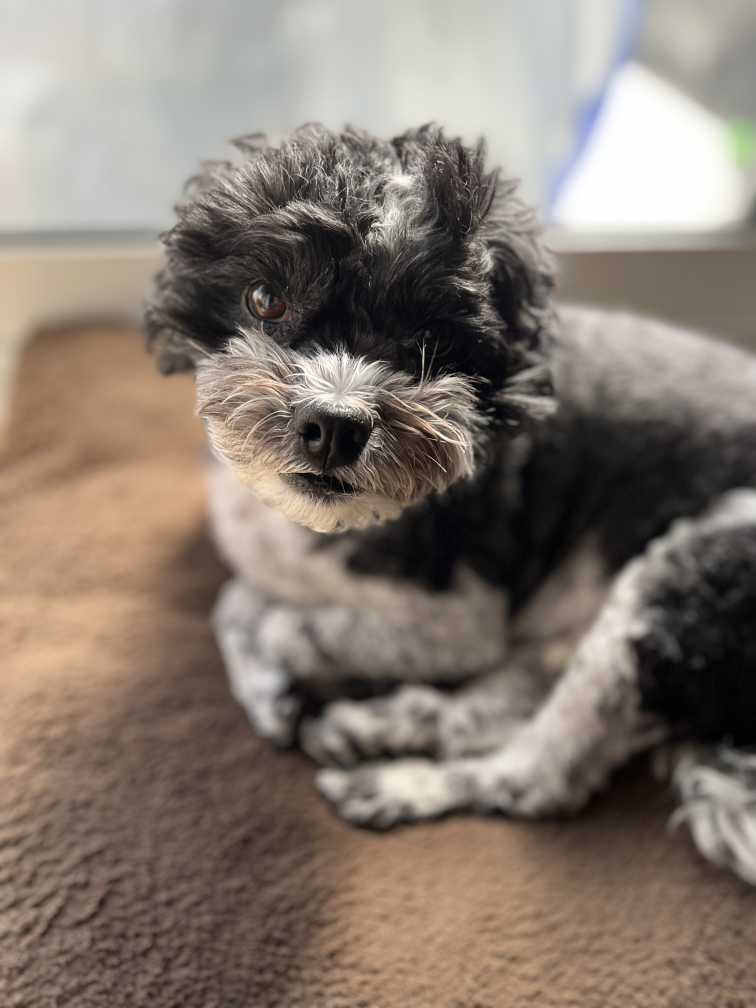
#> input picture reels/backgrounds/IMG_3827.jpeg, 3024 x 4032 px (shown at 1/4 size)
$ python -i gen_aruaru.py   (imports and definitions only)
#> lines starting #> are read from the running program, lines starting #| are printed output that depends on the picture
# -*- coding: utf-8 -*-
"""「12タイプあるある」リール 専用ビルダー（毎朝の月メッセージとは別系統・試作）。
特徴：文字を大きく中央／1枚2.5秒のテンポ／最後に動物カード＋診断誘導。
使い方: python3 reels/_pipeline/gen_aruaru.py gemini   （typeキー＝星座英略）
"""
import os, sys, glob, subprocess
import numpy as np
from PIL import Image, ImageDraw, ImageFont, ImageFilter

ROOT = "/Users/mitsuinatsuki/Documents/AI_uranai"
FF = "/Users/mitsuinatsuki/Library/Python/3.9/lib/python/site-packages/imageio_ffmpeg/binaries/ffmpeg-macos-aarch64-v7.1"
FONT = "/Users/mitsuinatsuki/Library/Fonts/花とちょうちょ.ttf"
FR = "/tmp/aruaru_frames"
# [1 line not run here, left out]
W, H = 1080, 1920
# クリーム無地＋金フレーム背景。文字は濃紺＋ごく薄い影でくっきり（雑誌風）
INK = (30, 40, 74, 255)       # 濃紺の本文
SHADOW = (120, 100, 70)       # 温かいグレーの薄い影（クリームから上品に浮かす）
GOLD = (140, 104, 28, 255)    # 濃いめゴールド（カードのネタバラシ用）
WHITE = INK                   # draw_text既定をINKに

# ── タイプ別あるある（12タイプ・夏紀さん監修済み 2026-06-16）──
# あるある監修3原則は memory/feedback_aruaru_copy_rules.md 参照
# （①具体的すぎ/人による はNG ②自分で気づけないこと はNG ③カードは抽象名詞でまとめない）
# 下書き・編集元は drafts/aruaru_drafts_11types.md
_CTA = "あなたは\n何タイプ？\n\nプロフィールから\n30秒で診断"


def _caption(line1, reframe_phrase, sign_jp):
    # 動線は最小に（売り込まない）。「それって何？」→プロフィールのリンクから だけ。
    return (f"{line1}\n\n"
            f"でもそれ、欠点じゃなくて——\n{reframe_phrase}\n{sign_jp}の月の才能かも\n\n"
            f"あなたは何タイプ？\nプロフィールのリンクから🌙\n\n"
            f"#月星座 #{sign_jp} #自己理解 #moonlog #星占い #あるある #性格診断")


ARUARU = {
    "gemini": {
        "sign": "双子座の月", "animal": "リス", "img": "gemini.png",
        "reframe": "いろんなことに\n同時に光を当てる才能",
        "frames": [
            ("気づくと\nタブが20個\n開いてる", 128),
            ("動画は\nだいたい2倍速", 132),
            ("何かしながら\nいつも別のことも\nしてる", 116),
            ("一気にハマって\n3日で\n次の興味へ", 122),
            ("__CARD__", 0),
            (_CTA, 110),
        ],
        "caption": _caption("「集中力がない」って、ずっと言われてきた",
                            "いろんなことに同時に光を当てられる", "双子座"),
    },
    "aries": {
        "sign": "牡羊座の月", "animal": "柴犬", "img": "aries.png",
        "reframe": "誰より早く\n動ける行動力",
        "frames": [
            ("思いついたら\nもう動いてる", 126),
            ("「とりあえず\nやってみる」が\n口ぐせ", 114),
            ("列に並ぶのが\n世界一苦手", 122),
            ("カッとなるけど\n5分後には\nケロッ", 116),
            ("__CARD__", 0),
            (_CTA, 110),
        ],
        "caption": _caption("「せっかちだね」って、ずっと言われてきた",
                            "誰より早く動ける", "牡羊座"),
    },
    "taurus": {
        "sign": "牡牛座の月", "animal": "アルパカ", "img": "taurus.png",
        "reframe": "一度決めたら\nブレない人",
        "frames": [
            ("急かされると\nかたまって\n動けない", 116),
            ("お気に入りは\nずっと同じものを\n使う", 112),
            ("「ちょっと待って」が\n本当に\nちょっとじゃない", 100),
            ("決めるのは遅いけど\n決めたら\n揺るがない", 104),
            ("__CARD__", 0),
            (_CTA, 110),
        ],
        "caption": _caption("「のんびりしすぎ」って、ずっと言われてきた",
                            "一度決めたらブレない", "牡牛座"),
    },
    "cancer": {
        "sign": "蟹座の月", "animal": "うさぎ", "img": "cancer.png",
        "reframe": "帰る場所を\nつくれる優しさ",
        "frames": [
            ("人の機嫌に\nすぐ気づいちゃう", 120),
            ("人のことだと\n自分以上に\n本気になる", 116),
            ("友だちの相談で\n気づけば\n自分が泣いてる", 106),
            ("「大丈夫?」が\n口ぐせ", 126),
            ("__CARD__", 0),
            (_CTA, 110),
        ],
        "caption": _caption("「気にしすぎ」って、ずっと言われてきた",
                            "人の気持ちに気づける", "蟹座"),
    },
    "leo": {
        "sign": "獅子座の月", "animal": "ライオン", "img": "leo.png",
        "reframe": "まわりを\n照らす明るさ",
        "frames": [
            ("ほめられると\n3割増しで\nがんばれる", 116),
            ("リアクションが\nつい大きい", 120),
            ("うれしいと\n顔に出ちゃう", 124),
            ("主役じゃなくても\n空気は\n明るくしたい", 110),
            ("__CARD__", 0),
            (_CTA, 110),
        ],
        "caption": _caption("「目立ちたがり」って、ずっと言われてきた",
                            "まわりを明るくできる", "獅子座"),
    },
    "virgo": {
        "sign": "乙女座の月", "animal": "はりねずみ", "img": "virgo.png",
        "reframe": "小さな変化に\nすぐ気づく人",
        "frames": [
            ("気になると\n直さずに\nいられない", 118),
            ("予定は細かく\n立てたい", 122),
            ("「まだ足りない」が\n口ぐせ", 110),
            ("人の役に立つと\nやっと\nほっとする", 114),
            ("__CARD__", 0),
            (_CTA, 110),
        ],
        "caption": _caption("「神経質」って、ずっと言われてきた",
                            "小さな変化に気づける", "乙女座"),
    },
    "libra": {
        "sign": "天秤座の月", "animal": "白鳥", "img": "libra.png",
        "reframe": "その場の空気を\nなごませる人",
        "frames": [
            ("「どっちでもいいよ」\nが口ぐせ", 102),
            ("険悪な空気が\n何より苦手", 120),
            ("人によって\n少しずつ\nキャラが変わる", 112),
            ("自分の意見は\nつい後回し", 120),
            ("__CARD__", 0),
            (_CTA, 110),
        ],
        "caption": _caption("「優柔不断」って、ずっと言われてきた",
                            "みんなの心地よさを考えられる", "天秤座"),
    },
    "scorpio": {
        "sign": "蠍座の月", "animal": "オオカミ", "img": "scorpio.png",
        "reframe": "深く愛せる\n情熱",
        "frames": [
            ("好きになると\nとことん深く", 120),
            ("広く浅くが\nできない", 124),
            ("本音はなかなか\n見せない", 120),
            ("一度の裏切りは\nずっと忘れない", 114),
            ("__CARD__", 0),
            (_CTA, 110),
        ],
        "caption": _caption("「重い」って、ずっと言われてきた",
                            "ひとつを深く愛せる", "蠍座"),
    },
    "sagittarius": {
        "sign": "射手座の月", "animal": "ウマ", "img": "sagittarius.png",
        "reframe": "いつも\n前を向ける明るさ",
        "frames": [
            ("縛られると\n逃げたくなる", 122),
            ("「なんとかなる」が\n口ぐせ", 110),
            ("計画より\nノリで決めがち", 120),
            ("終わってないのに\nもう次が\n気になる", 110),
            ("__CARD__", 0),
            (_CTA, 110),
        ],
        "caption": _caption("「飽きっぽい」って、ずっと言われてきた",
                            "いつも前を向ける", "射手座"),
    },
    "capricorn": {
        "sign": "山羊座の月", "animal": "ヤギ", "img": "capricorn.png",
        "reframe": "こつこつ\n積みあげる力",
        "frames": [
            ("遊ぶ前に\n「やること」を\n片づけたい", 112),
            ("目標がないと\n落ち着かない", 118),
            ("弱音はなかなか\n吐けない", 118),
            ("休むのが\nじつは苦手", 124),
            ("__CARD__", 0),
            (_CTA, 110),
        ],
        "caption": _caption("「真面目すぎ」って、ずっと言われてきた",
                            "こつこつ本物を積みあげる", "山羊座"),
    },
    "aquarius": {
        "sign": "水瓶座の月", "animal": "ふくろう", "img": "aquarius.png",
        "reframe": "流されずに\n自分を貫ける人",
        "frames": [
            ("みんなと同じが\nちょっと苦手", 116),
            ("流行より\n自分の「好き」", 120),
            ("熱くなる前に\n一歩引いて\n見ちゃう", 112),
            ("「変わってるね」は\nほめ言葉", 110),
            ("__CARD__", 0),
            (_CTA, 110),
        ],
        "caption": _caption("「マイペース」って、ずっと言われてきた",
                            "自分の軸で生きられる", "水瓶座"),
    },
    "pisces": {
        "sign": "魚座の月", "animal": "シカ", "img": "pisces.png",
        "reframe": "人の気持ちが\n分かりすぎる人",
        "frames": [
            ("人の感情を\nもらって疲れる", 118),
            ("映画で\nすぐ泣く", 128),
            ("気づけば\n空想の世界へ", 122),
            ("「ノー」が\nなかなか言えない", 116),
            ("__CARD__", 0),
            (_CTA, 110),
        ],
        "caption": _caption("「繊細すぎ」って、ずっと言われてきた",
                            "人の気持ちに寄りそえる", "魚座"),
    },
}

NF = 6
PER = 2.5
DUR = NF * PER          # 15.0秒
FADE_IN = 0.08          # ポンッと速く出す（唐突さ＝無音フェード対策）
FADE_OUT = 0.18
windows = [(i*PER, (i+1)*PER) for i in range(NF)]


# [32 lines left out: functions draw_text, card_frame, not called in this run]


def make_scrim():
    # ポップ背景は明るいのでヴェール不要（白ハロで文字を浮かせる）。透明1枚を置く。
    Image.new("RGBA", (W, H), (0, 0, 0, 0)).save(f"{FR}/scrim.png")


def gen_frames(data):
    for f in glob.glob(f"{FR}/scene*.png"): os.remove(f)
    for i, (txt, size) in enumerate(data["frames"]):
        img = Image.new("RGBA", (W, H), (0, 0, 0, 0))
        if txt == "__CARD__":
            img = card_frame(data)
        else:
            draw_text(img, txt, size, 960)
        img.save(f"{FR}/scene{i}.png")
    make_scrim()


def pick_bg():
    # あるある専用のポップ背景（クリーム＋ドット・夜空でなく明るい世界）
    return os.path.join(ROOT, "reels/backgrounds_aruaru_pop.mp4")


# ── グリッド/フィード用カバー画像（Instagramに cover_url で指定）──
# 月星座という言葉は表紙に出さない（一般向け）。ラベルは共通「ついやっちゃう あるある」。
COVER_LABEL = "ついやっちゃう あるある"
COVER_DIR = os.path.join(ROOT, "reels", "_covers")   # ビルド用。igpostが static/images/reel_covers/ へコピー
F_GOTHIC = "/System/Library/Fonts/ヒラギノ角ゴシック W3.ttc"
CREAM = (250, 246, 236)
NAVY = (34, 50, 79)
GOLD_C = (189, 154, 72)
GRAY_C = (123, 122, 114)


# [43 lines left out: function make_cover, not called in this run]


def build(data):
    gen_frames(data)
    bg = pick_bg()
    boom = "/tmp/aruaru_bg.mp4"
    subprocess.run([FF,"-y","-i",bg,"-an","-vf",
                    "scale=1080:1920,fps=30,setpts=PTS-STARTPTS","-t",str(DUR+0.4),boom],
                   capture_output=True, text=True)
    inputs = ["-i",boom,"-loop","1","-t",str(DUR),"-i",f"{FR}/scrim.png"]
    for i in range(NF):
        inputs += ["-loop","1","-t",str(DUR),"-i",f"{FR}/scene{i}.png"]
    fc = [f"[0:v]scale=1080:1920,fps=30,trim=0:{DUR},setpts=PTS-STARTPTS[bgraw]",
          "[bgraw][1:v]overlay=0:0[b0]"]
    prev = "b0"
    # 各テキストを一瞬で拡大しながら出す（pop-in：0.9→1.0）＋速いフェード
    for i,(s,e) in enumerate(windows):
        inp = i+2; d = e-s
        fc.append(f"[{inp}:v]format=rgba,"
                  f"scale=w='iw*min(1,0.9+0.1*min(1,(t)/0.18))':h=-1:eval=frame,"
                  f"fade=t=in:st=0:d={FADE_IN}:alpha=1,"
                  f"fade=t=out:st={d-FADE_OUT:.3f}:d={FADE_OUT}:alpha=1,"
                  f"setpts=PTS-STARTPTS+{s}/TB[s{i}]")
        fc.append(f"[{prev}][s{i}]overlay=(W-w)/2:(H-h)/2:enable='between(t,{s},{e})'[v{i}]")
        prev = f"v{i}"
    fc.append(f"[{prev}]fade=t=out:st={DUR-0.5}:d=0.5:color=black[outv]")
    silent = "/tmp/aruaru_silent.mp4"
    cmd = [FF,"-y",*inputs,"-filter_complex",";".join(fc),"-map","[outv]",
           "-t",str(DUR),"-c:v","libx264","-pix_fmt","yuv420p","-r","30",
           "-profile:v","high","-crf","20","-an",silent]
    r = subprocess.run(cmd, capture_output=True, text=True)
    if r.returncode != 0:
        print("STDERR:\n", r.stderr[-2000:]); sys.exit(1)
    # BGM＝ありがとうデイリー vol21（明るいライン・朝カフェ系）。イントロ飛ばして15秒。
    bgm = os.path.expanduser("~/Documents/ongaku/releases/vol21/07 Walking with a Smile.mp3")
    out = os.path.join(ROOT, f"reels/aruaru_{data['img'].replace('.png','')}.mp4")
    r = subprocess.run([FF,"-y","-i",silent,"-ss","18","-i",bgm,
        "-filter_complex",
        "[1:a]atrim=0:%s,asetpts=PTS-STARTPTS,afade=t=in:st=0:d=1.0,"
        "afade=t=out:st=%.1f:d=1.8,volume=0.85[a]" % (DUR, DUR-1.8),
        "-map","0:v","-map","[a]","-c:v","copy","-c:a","aac","-b:a","192k","-shortest",out],
        capture_output=True, text=True)
    if r.returncode != 0:
        print("BGM STDERR:\n", r.stderr[-1500:]); sys.exit(1)
    print(f"✅ 完成: {out}  ({DUR}秒 / {NF}枚 / 背景 {os.path.basename(bg)})")
    # キャプション保存
    cap_path = os.path.join(ROOT, f"instagram_posts/aruaru_{data['img'].replace('.png','')}_caption.txt")
    open(cap_path, "w", encoding="utf-8").write(data["caption"])
    print(f"   キャプション: {cap_path}")
    # グリッド/フィード用カバー（igpostが cover_url で使用）
    cov = make_cover(data)
    print(f"   カバー: {cov}")


# [7 lines not run here, left out]

>>> import cv2
>>> picture = cv2.imread('../backgrounds/IMG_3827.jpeg', cv2.IMREAD_GRAYSCALE)
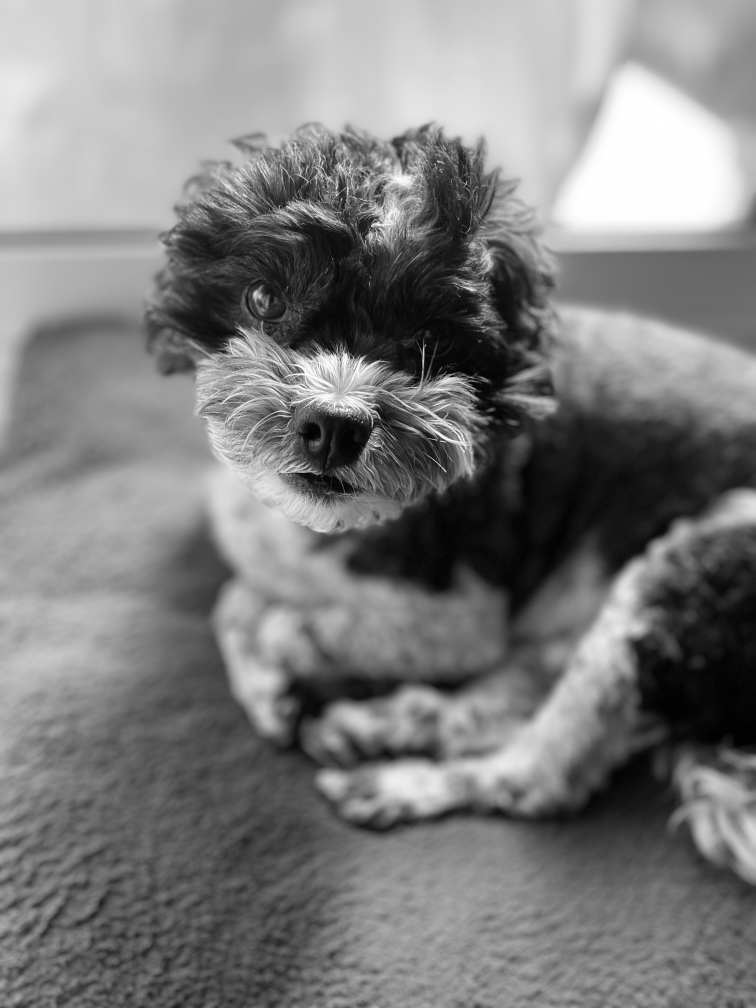
#> picture: shape (4032, 3024) (shown at 1/4 size); min 0, max 255, mean 125.1
#> (the run stopped early here; a loop or call above may not have finished)
